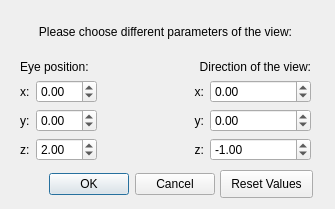
<?xml version="1.0" encoding="UTF-8"?>
<ui version="4.0">
 <class>DialogEyes</class>
 <widget class="QDialog" name="DialogEyes">
  <property name="geometry">
   <rect>
    <x>0</x>
    <y>0</y>
    <width>335</width>
    <height>209</height>
   </rect>
  </property>
  <property name="windowTitle">
   <string>Parameters of the view</string>
  </property>
  <property name="locale">
   <locale language="English" country="UnitedKingdom"/>
  </property>
  <widget class="QWidget" name="verticalLayoutWidget_3">
   <property name="geometry">
    <rect>
     <x>20</x>
     <y>10</y>
     <width>291</width>
     <height>151</height>
    </rect>
   </property>
   <layout class="QVBoxLayout" name="verticalLayout_7">
    <item>
     <widget class="QLabel" name="label_10">
      <property name="text">
       <string>Please choose different parameters of the view:</string>
      </property>
      <property name="alignment">
       <set>Qt::AlignCenter</set>
      </property>
     </widget>
    </item>
    <item>
     <layout class="QFormLayout" name="formLayout">
      <item row="0" column="0">
       <layout class="QVBoxLayout" name="verticalLayout">
        <item>
         <widget class="QLabel" name="label">
          <property name="text">
           <string>Eye position:</string>
          </property>
         </widget>
        </item>
        <item>
         <layout class="QGridLayout" name="gridLayout_2">
          <item row="1" column="1">
           <widget class="QDoubleSpinBox" name="doubleSpinBox_eyey">
            <property name="alignment">
             <set>Qt::AlignLeading|Qt::AlignLeft|Qt::AlignVCenter</set>
            </property>
            <property name="minimum">
             <double>-10.000000000000000</double>
            </property>
            <property name="maximum">
             <double>10.000000000000000</double>
            </property>
            <property name="singleStep">
             <double>0.500000000000000</double>
            </property>
           </widget>
          </item>
          <item row="2" column="0">
           <widget class="QLabel" name="label_4">
            <property name="text">
             <string>z:</string>
            </property>
           </widget>
          </item>
          <item row="0" column="0">
           <widget class="QLabel" name="label_2">
            <property name="text">
             <string>x:</string>
            </property>
           </widget>
          </item>
          <item row="2" column="1">
           <widget class="QDoubleSpinBox" name="doubleSpinBox_eyez">
            <property name="alignment">
             <set>Qt::AlignLeading|Qt::AlignLeft|Qt::AlignVCenter</set>
            </property>
            <property name="minimum">
             <double>-10.000000000000000</double>
            </property>
            <property name="maximum">
             <double>10.000000000000000</double>
            </property>
            <property name="singleStep">
             <double>0.500000000000000</double>
            </property>
            <property name="value">
             <double>2.000000000000000</double>
            </property>
           </widget>
          </item>
          <item row="0" column="1">
           <widget class="QDoubleSpinBox" name="doubleSpinBox_eyex">
            <property name="alignment">
             <set>Qt::AlignLeading|Qt::AlignLeft|Qt::AlignVCenter</set>
            </property>
            <property name="minimum">
             <double>-10.000000000000000</double>
            </property>
            <property name="maximum">
             <double>10.000000000000000</double>
            </property>
            <property name="singleStep">
             <double>0.500000000000000</double>
            </property>
           </widget>
          </item>
          <item row="1" column="0">
           <widget class="QLabel" name="label_3">
            <property name="text">
             <string>y:</string>
            </property>
           </widget>
          </item>
         </layout>
        </item>
       </layout>
      </item>
      <item row="0" column="1">
       <layout class="QVBoxLayout" name="verticalLayout_2">
        <item>
         <widget class="QLabel" name="label_5">
          <property name="text">
           <string>Direction of the view:</string>
          </property>
          <property name="alignment">
           <set>Qt::AlignRight|Qt::AlignTrailing|Qt::AlignVCenter</set>
          </property>
         </widget>
        </item>
        <item>
         <layout class="QGridLayout" name="gridLayout_3">
          <item row="1" column="0">
           <widget class="QLabel" name="label_7">
            <property name="text">
             <string>y:</string>
            </property>
            <property name="alignment">
             <set>Qt::AlignRight|Qt::AlignTrailing|Qt::AlignVCenter</set>
            </property>
           </widget>
          </item>
          <item row="2" column="0">
           <widget class="QLabel" name="label_8">
            <property name="text">
             <string>z:</string>
            </property>
            <property name="alignment">
             <set>Qt::AlignRight|Qt::AlignTrailing|Qt::AlignVCenter</set>
            </property>
           </widget>
          </item>
          <item row="0" column="0">
           <widget class="QLabel" name="label_6">
            <property name="text">
             <string>x:</string>
            </property>
            <property name="alignment">
             <set>Qt::AlignRight|Qt::AlignTrailing|Qt::AlignVCenter</set>
            </property>
           </widget>
          </item>
          <item row="0" column="1">
           <widget class="QDoubleSpinBox" name="doubleSpinBox_dx">
            <property name="minimum">
             <double>-10.000000000000000</double>
            </property>
            <property name="maximum">
             <double>10.000000000000000</double>
            </property>
            <property name="singleStep">
             <double>0.500000000000000</double>
            </property>
           </widget>
          </item>
          <item row="1" column="1">
           <widget class="QDoubleSpinBox" name="doubleSpinBox_dy">
            <property name="minimum">
             <double>-10.000000000000000</double>
            </property>
            <property name="maximum">
             <double>10.000000000000000</double>
            </property>
            <property name="singleStep">
             <double>0.500000000000000</double>
            </property>
           </widget>
          </item>
          <item row="2" column="1">
           <widget class="QDoubleSpinBox" name="doubleSpinBox_dz">
            <property name="minimum">
             <double>-10.000000000000000</double>
            </property>
            <property name="maximum">
             <double>10.000000000000000</double>
            </property>
            <property name="singleStep">
             <double>0.500000000000000</double>
            </property>
            <property name="value">
             <double>-1.000000000000000</double>
            </property>
           </widget>
          </item>
         </layout>
        </item>
       </layout>
      </item>
     </layout>
    </item>
   </layout>
  </widget>
  <widget class="QDialogButtonBox" name="buttonBox">
   <property name="geometry">
    <rect>
     <x>-60</x>
     <y>170</y>
     <width>275</width>
     <height>28</height>
    </rect>
   </property>
   <property name="orientation">
    <enum>Qt::Horizontal</enum>
   </property>
   <property name="standardButtons">
    <set>QDialogButtonBox::Cancel|QDialogButtonBox::Ok</set>
   </property>
  </widget>
  <widget class="QPushButton" name="pushButton_reset">
   <property name="geometry">
    <rect>
     <x>220</x>
     <y>170</y>
     <width>93</width>
     <height>28</height>
    </rect>
   </property>
   <property name="text">
    <string>Reset Values</string>
   </property>
  </widget>
 </widget>
 <resources/>
 <connections>
  <connection>
   <sender>buttonBox</sender>
   <signal>accepted()</signal>
   <receiver>DialogEyes</receiver>
   <slot>accept()</slot>
   <hints>
    <hint type="sourcelabel">
     <x>248</x>
     <y>254</y>
    </hint>
    <hint type="destinationlabel">
     <x>157</x>
     <y>274</y>
    </hint>
   </hints>
  </connection>
  <connection>
   <sender>buttonBox</sender>
   <signal>rejected()</signal>
   <receiver>DialogEyes</receiver>
   <slot>reject()</slot>
   <hints>
    <hint type="sourcelabel">
     <x>316</x>
     <y>260</y>
    </hint>
    <hint type="destinationlabel">
     <x>286</x>
     <y>274</y>
    </hint>
   </hints>
  </connection>
 </connections>
</ui>
